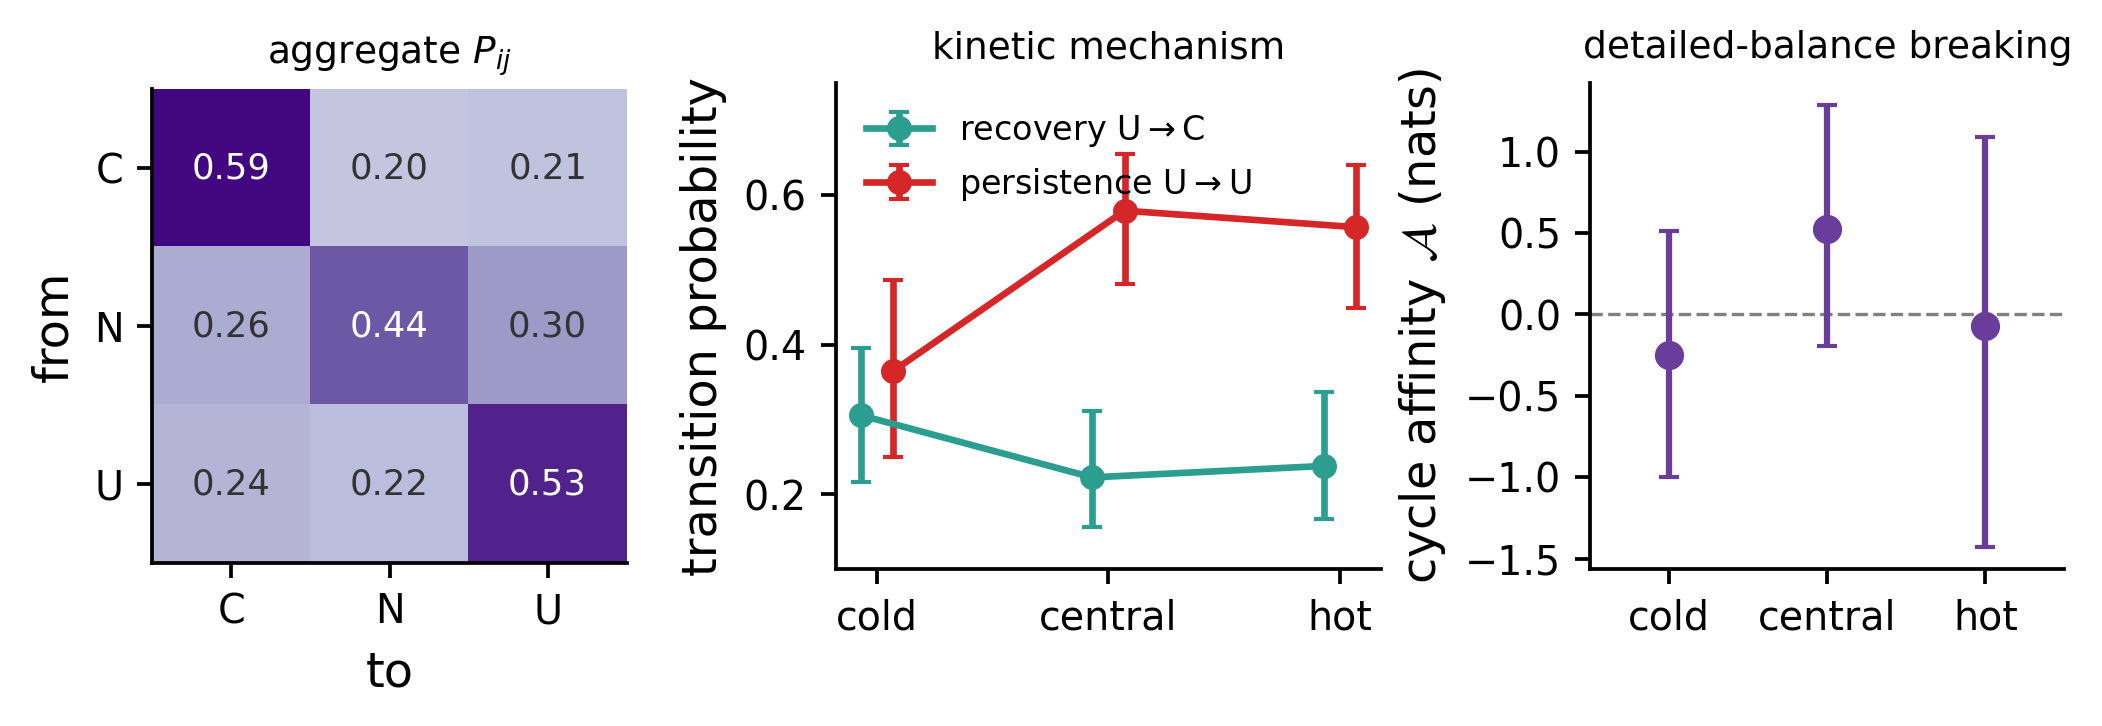

This figure's Python source:
"""F_dynamics -- transition dynamics of the C/N/U comfort state (combined Ch5). Three panels:
(A) aggregate stop-to-stop transition matrix P (row=from, col=to); (B) the kinetic mechanism --
recovery U->C and persistence U->U by T_env regime, with walk-stratified bootstrap 95% CI (the
robust signal: discomfort gets more persistent under heat); (C) Schnakenberg cycle affinity by
regime with bootstrap CI and zero line (detailed balance broken in the central/crossover regime;
cold leans negative; per-regime estimates are noisy). Paper-style. Data: markovian_analysis_baseline.csv."""
import os, numpy as np, pandas as pd, matplotlib.pyplot as plt
from _common import set_style, set_paper_style, save, CM
set_style(); set_paper_style()
HERE=os.path.dirname(os.path.abspath(__file__))
B=os.path.join(HERE,"..","data","markovian_analysis_baseline.csv")
CUTS=(24.62,30.83); RNG=np.random.default_rng(0); NB=1200
d=pd.read_csv(B).dropna(subset=['ID','walk_id','stop_idx','comfort3','T_env']).copy()
d['stop_idx']=d.stop_idx.astype(int); St={'comfortable':0,'neutral':1,'uncomfortable':2}; d['s']=d.comfort3.map(St)
rows=[]
for (w,i),g in d.sort_values('stop_idx').groupby(['walk_id','ID']):
    g=g.reset_index(drop=True)
    for a in range(len(g)-1):
        if g.stop_idx[a+1]-g.stop_idx[a]==1: rows.append((w,int(g.s[a]),int(g.s[a+1]),g.T_env[a]))
T=pd.DataFrame(rows,columns=['walk','si','sj','Tenv'])
T['reg']=T.Tenv.map(lambda t:0 if t<CUTS[0] else (1 if t<CUTS[1] else 2))
def cm(sub):
    C=np.zeros((3,3)); np.add.at(C,(sub.si.values,sub.sj.values),1); return C
def st(sub):
    C=cm(sub); P=C/np.clip(C.sum(1,keepdims=True),1,None)
    num=P[0,1]*P[1,2]*P[2,0]; den=P[1,0]*P[2,1]*P[0,2]
    A=np.log(num/den) if num>0 and den>0 else np.nan
    return P,P[2,0],P[2,2],A
Pagg=st(T)[0]
walks=T.walk.unique(); wi={w:T.index[T.walk==w].to_numpy() for w in walks}
def boot(reg):
    uc,uu,af=[],[],[]
    for _ in range(NB):
        bs=T.loc[np.concatenate([wi[w] for w in RNG.choice(walks,len(walks),replace=True)])]
        bs=bs[bs.reg==reg]
        if len(bs)<30: continue
        _,a,b,A=st(bs); uc.append(a); uu.append(b)
        if not np.isnan(A): af.append(A)
    q=lambda x:(np.percentile(x,2.5),np.percentile(x,97.5))
    return (np.array(uc),np.array(uu),np.array(af))
REG=["cold","central","hot"]; pts={r:st(T[T.reg==r]) for r in range(3)}; bt={r:boot(r) for r in range(3)}

fig=plt.figure(figsize=(17.5*CM,5.8*CM))
gs=fig.add_gridspec(1,3,width_ratios=[1,1.15,1.0],wspace=0.42,left=0.06,right=0.985,bottom=0.17,top=0.88)
# A: matrix
axA=fig.add_subplot(gs[0]); im=axA.imshow(Pagg,cmap="Purples",vmin=0,vmax=0.6)
for i in range(3):
    for j in range(3): axA.text(j,i,"%.2f"%Pagg[i,j],ha="center",va="center",fontsize=8.5,color="white" if Pagg[i,j]>0.35 else "0.2")
axA.set_xticks(range(3)); axA.set_xticklabels(["C","N","U"]); axA.set_yticks(range(3)); axA.set_yticklabels(["C","N","U"])
axA.set_xlabel("to"); axA.set_ylabel("from"); axA.set_title("aggregate $P_{ij}$",fontsize=9)
# B: channels
axB=fig.add_subplot(gs[1]); x=np.arange(3)
for key,idx,col,lab,dx in [("rec",1,"#2C9E8F","recovery U$\\to$C",-0.07),("per",2,"#d62728","persistence U$\\to$U",0.07)]:
    pv=[pts[r][idx] for r in range(3)]
    lo=[np.percentile(bt[r][0 if idx==1 else 1],2.5) for r in range(3)]
    hi=[np.percentile(bt[r][0 if idx==1 else 1],97.5) for r in range(3)]
    axB.errorbar(x+dx,pv,yerr=[np.array(pv)-lo,np.array(hi)-pv],fmt="o-",color=col,ms=5,lw=1.6,capsize=2.5,label=lab)
axB.set_xticks(x); axB.set_xticklabels(REG); axB.set_ylabel("transition probability"); axB.set_ylim(0.1,0.75)
axB.legend(frameon=False,fontsize=8,loc="upper left"); axB.set_title("kinetic mechanism",fontsize=9)
# C: affinity
axC=fig.add_subplot(gs[2]); axC.axhline(0,color="0.5",lw=0.8,ls="--")
av=[pts[r][3] for r in range(3)]; alo=[np.percentile(bt[r][2],2.5) for r in range(3)]; ahi=[np.percentile(bt[r][2],97.5) for r in range(3)]
axC.errorbar(x,av,yerr=[np.array(av)-alo,np.array(ahi)-av],fmt="o",color="#6a3d9a",ms=6,lw=1.5,capsize=2.5)
axC.set_xticks(x); axC.set_xticklabels(REG); axC.set_ylabel(r"cycle affinity $\mathcal{A}$ (nats)"); axC.set_title("detailed-balance breaking",fontsize=9)
axC.set_xlim(-0.5,2.5)
save(fig,"F_dynamics")
print("P_agg diag:",np.round(np.diag(Pagg),3))
for r in range(3): print(f"  {REG[r]:8s} U->C={pts[r][1]:.2f} U->U={pts[r][2]:.2f} A={pts[r][3]:+.2f}")
